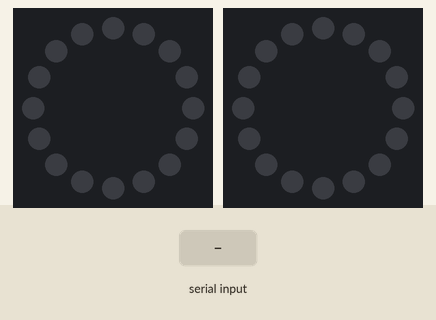
This sketch was run on a simulated Arduino Uno, built with avr-gcc and run on an emulated ATmega328P. Shown: 2 × 16 RGB LEDs in a ring, first at the top, clockwise. The inputs (shaded band) are chosen by the test bench. Dim RGB values are drawn brighter than linear.

Above: at 1.2 s.
1.3 s: "ON\n" received over Serial
At 3.6 s:
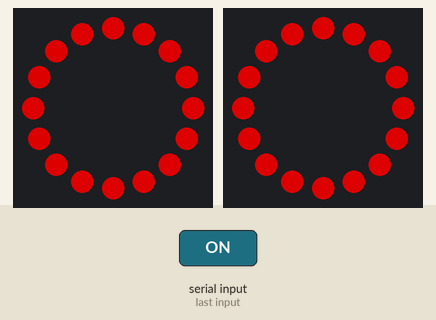
4.3 s: "ON\n" received over Serial
7.3 s: "OFF\n" received over Serial
Timing chart, 0 to 10.3 s (numbered marks = the images above; inputs shaded):
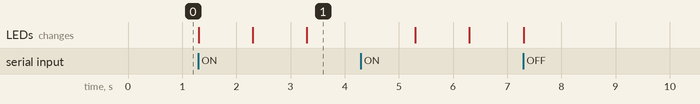

The sketch:

Alert_Led.ino
```cpp
#include <Adafruit_NeoPixel.h>

#define LED_PIN_1     16   // 첫 번째 링 데이터 핀
#define LED_PIN_2     17   // 두 번째 링 데이터 핀
#define LED_COUNT     16   // 링당 LED 개수 (링 2개 직렬: 8 x 2)
#define BAUD_RATE 115200
#define BLINK_INTERVAL 1000  // ms, 1초 점멸 주기

Adafruit_NeoPixel ring1(LED_COUNT, LED_PIN_1, NEO_GRB + NEO_KHZ800);
Adafruit_NeoPixel ring2(LED_COUNT, LED_PIN_2, NEO_GRB + NEO_KHZ800);

bool          warning_active = false;
bool          blink_state    = false;
unsigned long last_blink_ms  = 0;

void setup() {
  Serial.begin(BAUD_RATE);
  ring1.begin();
  ring1.setBrightness(150);
  ring1.clear();
  ring1.show();

  ring2.begin();
  ring2.setBrightness(150);
  ring2.clear();
  ring2.show();
}

void fillColor(uint32_t color) {
  for (int i = 0; i < LED_COUNT; i++) {
    ring1.setPixelColor(i, color);
    ring2.setPixelColor(i, color);
  }
  ring1.show();
  ring2.show();
}

void clearAll() {
  ring1.clear();
  ring2.clear();
  ring1.show();
  ring2.show();
}

void process_serial() {
  if (!Serial.available()) return;

  String cmd = Serial.readStringUntil('\n');
  cmd.trim();

  if (cmd == "ON") {
    warning_active = true;
    blink_state    = true;
    last_blink_ms  = millis();
    fillColor(ring1.Color(255, 0, 0));  // 빨강

  } else if (cmd == "OFF") {
    warning_active = false;
    blink_state    = false;
    clearAll();
  }
}

void update_blink() {
  if (!warning_active) return;

  unsigned long now = millis();
  if (now - last_blink_ms >= (unsigned long)BLINK_INTERVAL) {
    blink_state   = !blink_state;
    last_blink_ms = now;

    if (blink_state) {
      fillColor(ring1.Color(255, 0, 0));  // 빨강 ON
    } else {
      clearAll();                          // OFF
    }
  }
}

void loop() {
  process_serial();
  update_blink();
}
```

Measured:
- after the input at 1.3 s, the LEDs: change at once (image 1)
